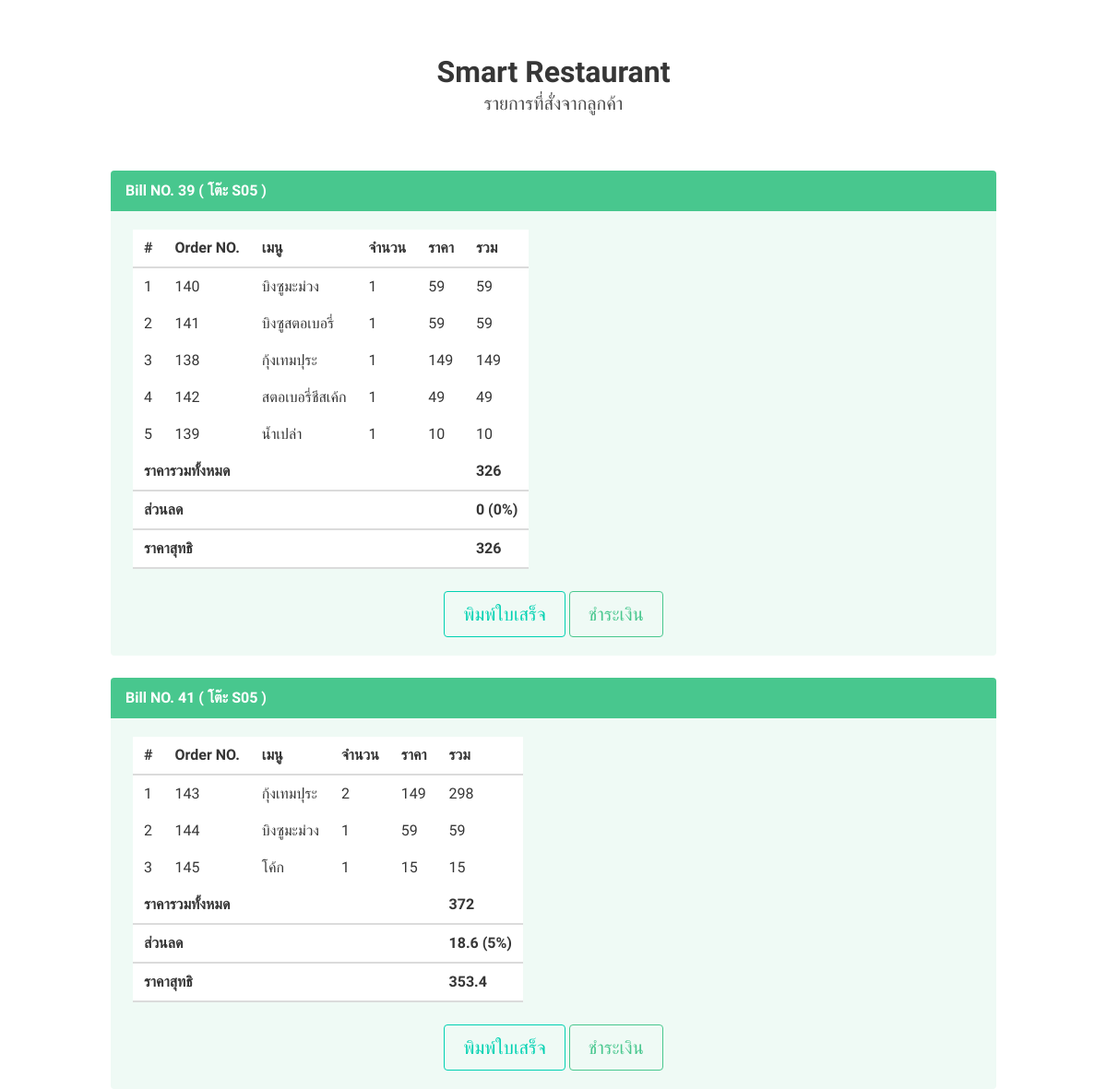
/cashier.php, run on the app's committed database.
### tables this page shows
CREATE TABLE IF NOT EXISTS `order_recript` (
  `id` int(11) NOT NULL AUTO_INCREMENT,
  `r_id` int(11) NOT NULL,
  `username` varchar(25) NOT NULL,
  `tableNum` varchar(4) NOT NULL,
  `foodID` int(11) NOT NULL,
  `foodNum` int(11) NOT NULL DEFAULT '1',
  `price` int(11) NOT NULL,
  `status` int(11) NOT NULL DEFAULT '0',
  `ORTIME` timestamp NOT NULL DEFAULT CURRENT_TIMESTAMP,
  `maketime` datetime NOT NULL,
  PRIMARY KEY (`id`),
  KEY `id` (`id`)
);

CREATE TABLE IF NOT EXISTS `receipt` (
  `id` int(11) NOT NULL AUTO_INCREMENT,
  `username` varchar(25) NOT NULL,
  `tableNum` varchar(4) NOT NULL,
  `sumary` float NOT NULL DEFAULT '0',
  `status` int(11) NOT NULL DEFAULT '0',
  `STTIME` timestamp NOT NULL DEFAULT CURRENT_TIMESTAMP,
  `discount` int(11) NOT NULL DEFAULT '0',
  `nat` double NOT NULL,
  PRIMARY KEY (`id`),
  KEY `id` (`id`)
);

CREATE TABLE IF NOT EXISTS `food` (
  `id` int(11) NOT NULL AUTO_INCREMENT,
  `title` varchar(25) NOT NULL,
  `price` int(11) NOT NULL,
  `maketime` int(11) NOT NULL,
  `img` text NOT NULL,
  `category` varchar(25) NOT NULL,
  `rating` int(11) NOT NULL,
  `mtime` int(11) NOT NULL,
  PRIMARY KEY (`id`)
);

### src/cashier.php (the view, shortened to what this page needs)
<?php
  require('./config.php');
  $sql = "SELECT order_recript.*, receipt.*, food.title ,food.price as fprice, order_recript.id as order_id, receipt.status as b_status  "
        ."FROM order_recript "
        ."INNER JOIN food ON order_recript.foodID = food.id "
        ."INNER JOIN receipt ON order_recript.r_id = receipt.id "
        ."WHERE receipt.status <= 1 "
        ."ORDER BY receipt.status DESC, receipt.id ASC";
  $sth = $database->prepare($sql);
  $sth->execute();
  $tasks = $sth->fetchAll();
?>
<!DOCTYPE html>
<html>
  <head>
    <link rel="stylesheet" href="https://cdnjs.cloudflare.com/ajax/libs/bulma/0.4.1/css/bulma.min.css" />
    <link rel="stylesheet" href="https://maxcdn.bootstrapcdn.com/font-awesome/4.7.0/css/font-awesome.min.css" />
    <link rel="stylesheet" href="./public/css/custom.css" />
  </head>
  <body>
    <div class="column">
        <section class="hero">
            <div class="hero-body">
                <div class="container has-text-centered">
                    <h1 class="title">Smart Restaurant</h1>
                    <h2 class="subtitle">รายการที่สั่งจากลูกค้า</h2>
                </div>
            </div>
        </section>
    </div>
    <div class="container">
    <?php $i=0;$d=0;$tableIndex = 'S00';foreach($tasks as $item){$i++;$d++;?>
      <?php if($tableIndex != $item['r_id']){ $tableIndex = $item['r_id'];?>
      <article class="message <?php if($item['b_status'] == 1){ echo 'is-success';}else{ echo 'is-info';}?>" id="task_<?=$item['r_id']?>">
        <div class="message-header">
          <p>
            Bill NO. <?=$item['r_id']?>
            <span>
              ( โต๊ะ <?=$item['tableNum']?> )
            </span>
          </p>
        </div>
        <div class="message-body">
          <table class="table">
            <thead>
              <tr>
                <th>#</th>
                <th>Order NO.</th>
                <th>เมนู</th>
                <th>จำนวน</th>
                <th>ราคา</th>
                <th>รวม</th>
              </tr>
            </thead>
      <?php }?>
            <tbody>
              <tr>
                <td><?=$d?></td>
                <td><?=$item['order_id']?></td>
                <td><?=$item['title']?></td>
                <td><?=$item['foodNum']?></td>
                <td><?=$item['fprice']?></td>
                <td><?=$item['price']?></td>
              </tr>
            </tbody>
        <?php if($tasks[$i]['r_id'] != $tableIndex){$d=0;?>
            <thead>
              <tr>
                <th colspan="5">ราคารวมทั้งหมด</th>
                <th><?=$item['sumary']?></th>
              </tr>
              <tr>
                <th colspan="5">ส่วนลด</th>
                <th><?=($item['sumary']*$item['discount']/100)?> (<?=$item['discount']?>%)</th>
              </tr>
              <tr>
                <th colspan="5">ราคาสุทธิ</th>
                <th><?=$item['nat']?></th>
              </tr>
            </thead>
          </table>
          <div class="field is-grouped columns">
            <p class="column has-text-centered">
              <?php if($item['b_status'] == 1){ ?>
                <a href="./bill.php?id=<?=$item['r_id']?>" class="button is-primary is-outlined is-medium" target="_blank">พิมพ์ใบเสร็จ</a>
                <button onclick="order_complete(<?=$item['r_id']?>);" class="button is-success is-outlined is-medium">ชำระเงิน</button>
              <?php }?>
            </p>
          </div>
        </div>
      </article>
        <?php }?>
      <?php }?>
    </div>
  </body>
</html>

### src/public/css/custom.css (style rules this page uses)
* { font-family: 'Prompt', sans-serif; }

### data on the page
order_recript: r "39", receipt.tableNum "S05", d "1", id "140", foodID.title "บิงซูมะม่วง", foodNum "1", foodID.price "59", price "59"
order_recript: d "2", id "141", foodID.title "บิงซูสตอเบอรี่", foodNum "1", foodID.price "59", price "59"
order_recript: d "3", id "138", foodID.title "กุ้งเทมปุระ", foodNum "1", foodID.price "149", price "149"
order_recript: d "4", id "142", foodID.title "สตอเบอรี่ชีสเค้ก", foodNum "1", foodID.price "49", price "49"
order_recript: d "5", id "139", foodID.title "น้ำเปล่า", foodNum "1", foodID.price "10", price "10", receipt.sumary "326", receipt.discount "0", receipt.nat "326"
order_recript: r "41", receipt.tableNum "S05", d "1", id "143", foodID.title "กุ้งเทมปุระ", foodNum "2", foodID.price "149", price "298"
order_recript: d "2", id "144", foodID.title "บิงซูมะม่วง", foodNum "1", foodID.price "59", price "59"
order_recript: d "3", id "145", foodID.title "โค้ก", foodNum "1", foodID.price "15", price "15", receipt.sumary "372", receipt.sumary+discount "18.6", receipt.discount "5", receipt.nat "353.4"
